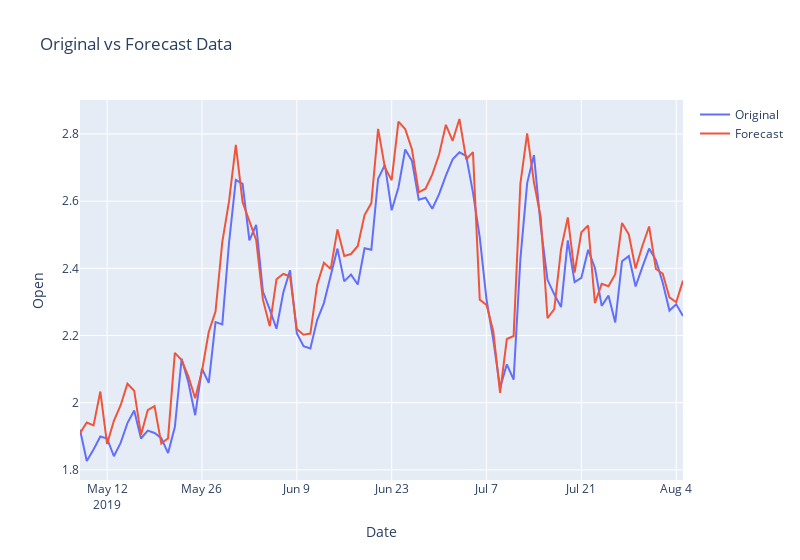

Notebook cell for this chart:
### Code cell
import plotly.graph_objects as go

fig = go.Figure()

fig.add_trace(go.Scatter(x=df_forecast['Date'], y=original['Open'], mode='lines', name='Original'))

fig.add_trace(go.Scatter(x=df_forecast['Date'], y=df_forecast['Open'], mode='lines', name='Forecast'))

fig.update_layout(title='Original vs Forecast Data',
                  xaxis_title='Date',
                  yaxis_title='Open',width = 800)

fig.show()
